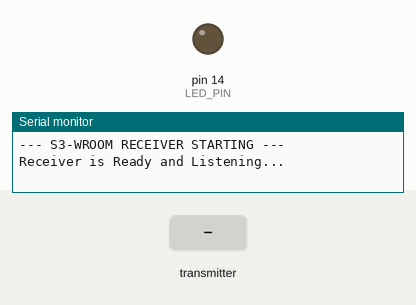
The sketch below on a simulated Arduino Uno, built for the host (arithmetic inside an expression is 32-bit, double 64-bit). Parts: output pins drawn as LEDs (lit = HIGH), the last lines printed to the serial monitor. The inputs (shaded band) are chosen by the test bench. No radio packets arrive unless stated; pins used as bus, display or sensor lines are not drawn.

Above: at 3.3 s.
3.4 s: the transmitter starts sending receivedMsg = 1
At 4.6 s:
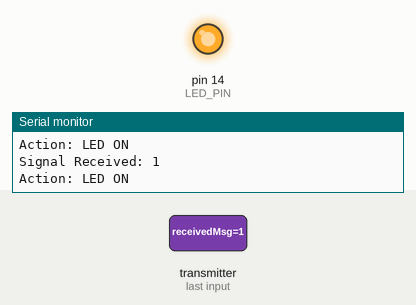
4.9 s: the transmitter starts sending receivedMsg = 0
At 5.9 s:
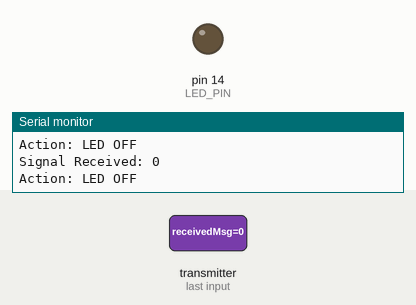
Timing chart, 0 to 7.9 s (numbered marks = the images above; inputs shaded):
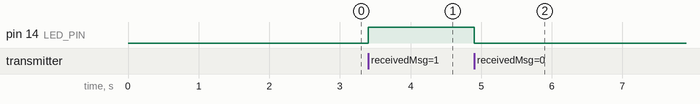

Measured:
- after the input at 3.4 s, pin 14 (LED_PIN): LOW → HIGH at once
- after the input at 4.9 s, pin 14 (LED_PIN): HIGH → LOW at once

The sketch:

receiver.ino
```cpp
#include <SPI.h>
#include <nRF24L01.h>
#include <RF24.h>

// S3-WROOM Safe Pin Definitions
#define CE_PIN    9
#define CSN_PIN   10
#define SCK_PIN   12
#define MISO_PIN  13
#define MOSI_PIN  11
#define LED_PIN   14

RF24 radio(CE_PIN, CSN_PIN);
const byte address[6] = "S3_01";

void setup() {
  Serial.begin(115200);
  delay(2000);
  Serial.println("\n--- S3-WROOM RECEIVER STARTING ---");

  pinMode(LED_PIN, OUTPUT);

  // Force Pin Modes
  pinMode(CE_PIN, OUTPUT);
  pinMode(CSN_PIN, OUTPUT);
  digitalWrite(CSN_PIN, HIGH);

// Add this BEFORE SPI.begin
  pinMode(MISO_PIN, INPUT_PULLUP);


  // Initialize SPI
  SPI.begin(SCK_PIN, MISO_PIN, MOSI_PIN, CSN_PIN);
  delay(100);

  if (!radio.begin()) {
    Serial.println("Radio hardware NOT found! Check pins 9-13.");
    while (1);
  }

  radio.openReadingPipe(0, address);
  radio.setPALevel(RF24_PA_LOW);
  radio.startListening();

  Serial.println("Receiver is Ready and Listening...");
}

// THIS IS THE PART THAT WAS MISSING OR BROKEN:
void loop() {
  if (radio.available()) {
    int receivedMsg = 0;
    radio.read(&receivedMsg, sizeof(receivedMsg));

    Serial.print("Signal Received: ");
    Serial.println(receivedMsg);

    if (receivedMsg == 1) {
      digitalWrite(LED_PIN, HIGH);
      Serial.println("Action: LED ON");
    } else {
      digitalWrite(LED_PIN, LOW);
      Serial.println("Action: LED OFF");
    }
  }
}
```
